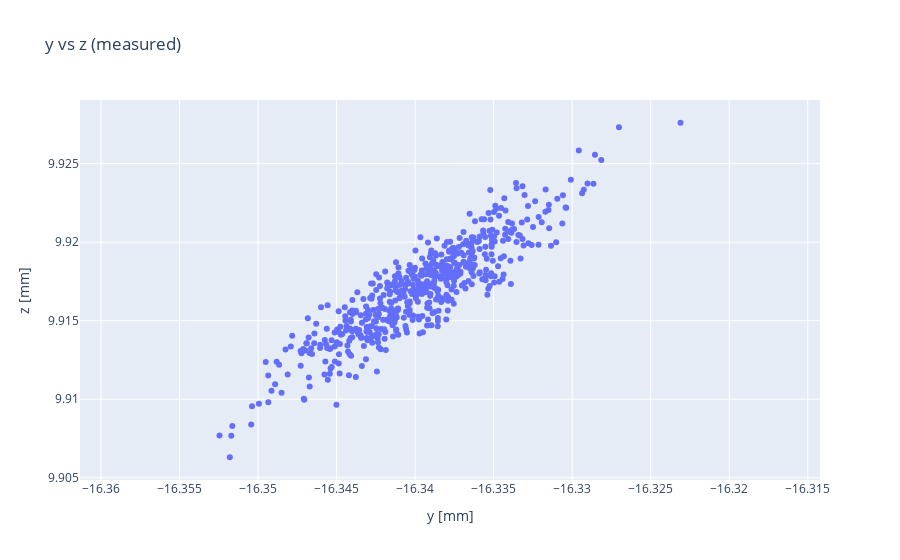

The notebook cell this image was saved under:
### Code cell
a = 1
b = 2

measured2D = go.Scatter(x=locpred[:,a], y=locpred[:,b], mode='markers')
layout = go.Layout(title='y vs z (measured)', scene=dict(xaxis_title='y [mm]', yaxis_title='z [mm]'))
fig2 = go.Figure(data=[measured2D], layout=layout)
fig2.update_yaxes(scaleanchor='x')
fig2.update_layout(
    xaxis_title="y [mm]",
    yaxis_title="z [mm]"
)
fig2.show()

### Figure 1 — Plotly figure (JSON) as saved in the notebook; plotly's stock layout.template omitted (floating-point values rounded to 4 significant figures; data arrays with more than 128 entries replaced by an {"elided": "..."} marker saying what was removed)
{"data": [{"mode": "markers", "type": "scatter", "x": {"elided": "566 float values"}, "y": {"elided": "566 float values"}}], "layout": {"scene": {"xaxis": {"title": {"text": "y [mm]"}}, "yaxis": {"title": {"text": "z [mm]"}}}, "title": {"text": "y vs z (measured)"}, "xaxis": {"title": {"text": "y [mm]"}}, "yaxis": {"scaleanchor": "x", "title": {"text": "z [mm]"}}}}
